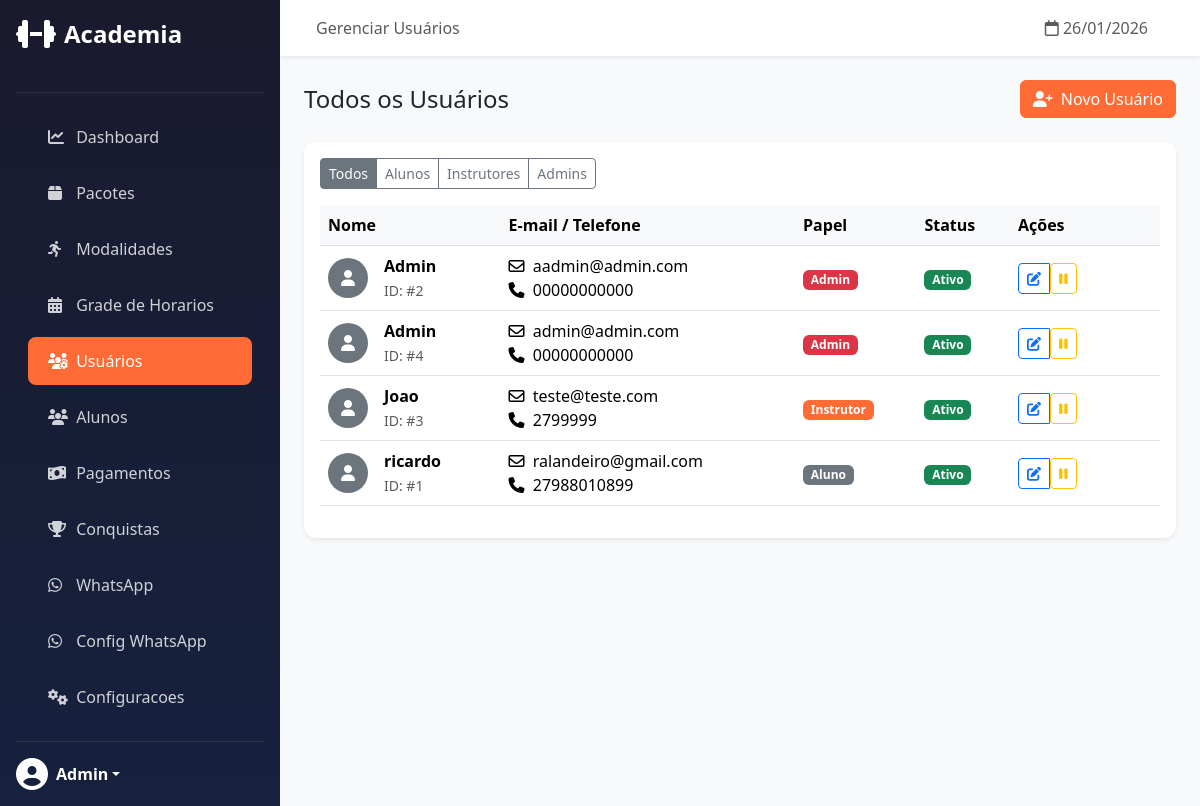
Before: /admin/users/ (signed in) with the older database file.
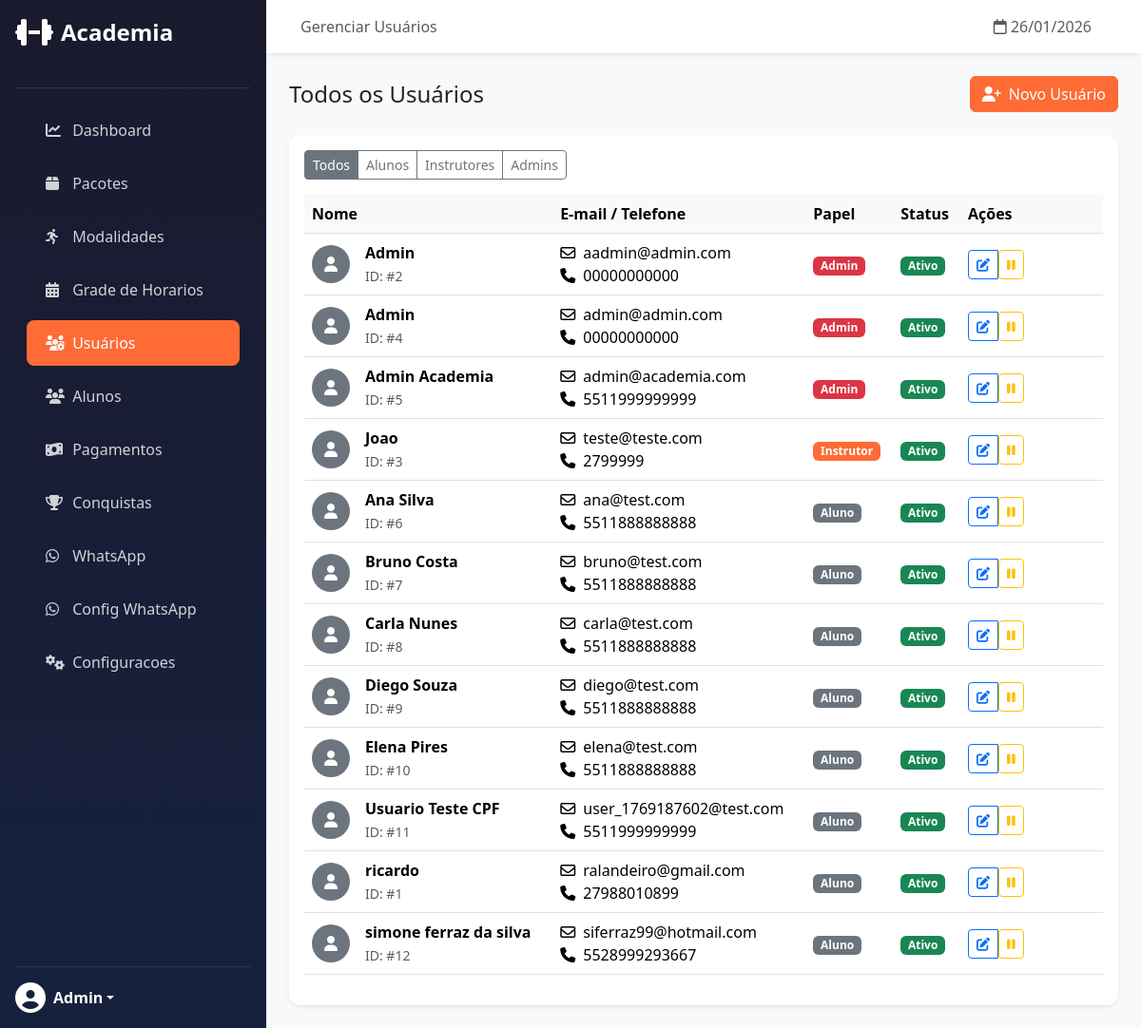
After: the same page with the newer database file.
### app/models/user.py (models this page shows, shortened)
class User(UserMixin, db.Model):
    __tablename__ = 'users'
    id = db.Column(db.Integer, primary_key=True)
    name = db.Column(db.String(100), nullable=False)
    email = db.Column(db.String(120), unique=True, nullable=False)
    phone = db.Column(db.String(20), nullable=False)
    password_hash = db.Column(db.String(256), nullable=False)
    cpf = db.Column(db.String(14), nullable=True)  # Formato: 123.456.789-00
    role = db.Column(db.String(20), default='student')
    xp = db.Column(db.Integer, default=0)
    level = db.Column(db.Integer, default=1)
    photo_url = db.Column(db.String(255))
    is_active = db.Column(db.Boolean, default=True)
    created_at = db.Column(db.DateTime, default=datetime.utcnow)
    updated_at = db.Column(db.DateTime, default=datetime.utcnow, onupdate=datetime.utcnow)
    last_login = db.Column(db.DateTime)

### app/routes/admin/users.py (the view)
@users_bp.route('/')
@login_required
@admin_required
def list_users():
    role = request.args.get('role')
    if role:
        users = User.query.filter_by(role=role).order_by(User.name).all()
    else:
        users = User.query.order_by(User.role, User.name).all()
    return render_template('admin/users/list.html', users=users, role_filter=role)

### app/routes/admin/dashboard.py (called while the page is built)
def admin_required(f):
    @wraps(f)
    def decorated_function(*args, **kwargs):
        if not current_user.is_authenticated or current_user.role != 'admin':
            abort(403)
        return f(*args, **kwargs)
    return decorated_function

### app/templates/admin/users/list.html (shortened to what the changed rows need)
{% extends "admin/base.html" %}
{% block content %}
<div class="card">
    <div class="card-body">
        {% if users %}
        <div class="table-responsive">
            <table class="table table-hover align-middle">
                <thead>
                    <tr>
                        <th>Nome</th>
                        <th>E-mail / Telefone</th>
                        <th>Papel</th>
                        <th>Status</th>
                        <th style="width: 150px;">Ações</th>
                    </tr>
                </thead>
                <tbody>
                    {% for user in users %}
                    <tr class="{{ 'table-secondary' if not user.is_active }}">
                        <td>
                            <div class="d-flex align-items-center">
                                <div class="rounded-circle bg-secondary text-white me-3 d-flex align-items-center justify-content-center"
                                    style="width: 40px; height: 40px;">
                                    <i class="fas fa-user"></i>
                                </div>
                                <div>
                                    <strong>{{ user.name }}</strong><br>
                                    <small class="text-muted">ID: #{{ user.id }}</small>
                                </div>
                            </div>
                        </td>
                        <td>
                            <i class="far fa-envelope me-1"></i> {{ user.email }}<br>
                            <i class="fas fa-phone me-1"></i> {{ user.phone }}
                        </td>
                        <td>
                            {% if user.role == 'admin' %}
                            <span class="badge bg-danger">Admin</span>
                            {% elif user.role == 'instructor' %}
                            <span class="badge bg-primary">Instrutor</span>
                            {% else %}
                            <span class="badge bg-secondary">Aluno</span>
                            {% endif %}
                        </td>
                        <td>
                            {% if user.is_active %}
                            <span class="badge bg-success">Ativo</span>
                            {% else %}
                            <span class="badge bg-secondary">Inativo</span>
                            {% endif %}
                        </td>
                        <td>
                            <div class="btn-group">
                                <a href="{{ url_for('admin_users.edit_user', id=user.id) }}"
                                    class="btn btn-sm btn-outline-primary" title="Editar">
                                    <i class="fas fa-edit"></i>
                                </a>
                                <form action="{{ url_for('admin_users.toggle_user', id=user.id) }}" method="POST"
                                    class="d-inline">
                                    <button type="submit"
                                        class="btn btn-sm btn-outline-{{ 'warning' if user.is_active else 'success' }}"
                                        title="{{ 'Desativar' if user.is_active else 'Ativar' }}">
                                        <i class="fas fa-{{ 'pause' if user.is_active else 'play' }}"></i>
                                    </button>
                                </form>
                            </div>
                        </td>
                    </tr>
                    {% endfor %}
                </tbody>
            </table>
        </div>
        {% else %}
        <div class="text-center py-5">
            <i class="fas fa-users-slash fa-4x text-muted mb-3"></i>
            <h5>Nenhum usuário encontrado</h5>
            <p class="text-muted">Tente mudar o filtro ou cadastrar um novo usuário.</p>
        </div>
        {% endif %}
    </div>
</div>
{% endblock %}

### app/templates/admin/base.html (shortened to what the changed rows need)
{% extends "base.html" %}
{% block body %}
<div class="d-flex">
    <nav class="sidebar d-flex flex-column p-3" style="width: 280px;">
        <div class="dropdown">
            <a href="#" class="d-flex align-items-center text-white text-decoration-none dropdown-toggle"
                data-bs-toggle="dropdown">
                <i class="fas fa-user-circle fa-2x me-2"></i>
                <strong>{{ current_user.name }}</strong>
            </a>
        </div>
    </nav>
    <main class="main-content flex-grow-1">
        <div class="p-4">
            {% block content %}{% endblock %}
        </div>
    </main>
</div>
{% endblock %}

Changed rows visible on the page:
added User: name "Admin Academia", id "5", email "admin@academia.com", phone "5511999999999", role "Admin", is_active "Ativo"
added User: name "Ana Silva", id "6", email "ana@test.com", phone "5511888888888", role "Aluno", is_active "Ativo"
added User: name "Bruno Costa", id "7", email "bruno@test.com", phone "5511888888888", role "Aluno", is_active "Ativo"
added User: name "Carla Nunes", id "8", email "carla@test.com", phone "5511888888888", role "Aluno", is_active "Ativo"
added User: name "Diego Souza", id "9", email "diego@test.com", phone "5511888888888", role "Aluno", is_active "Ativo"
added User: name "Elena Pires", id "10", email "elena@test.com", phone "5511888888888", role "Aluno", is_active "Ativo"
added User: name "Usuario Teste CPF", id "11", email "user_1769187602@test.com", phone "5511999999999", role "Aluno", is_active "Ativo"
added User: name "simone ferraz da silva", id "12", email "siferraz99@hotmail.com", phone "5528999293667", role "Aluno", is_active "Ativo"
